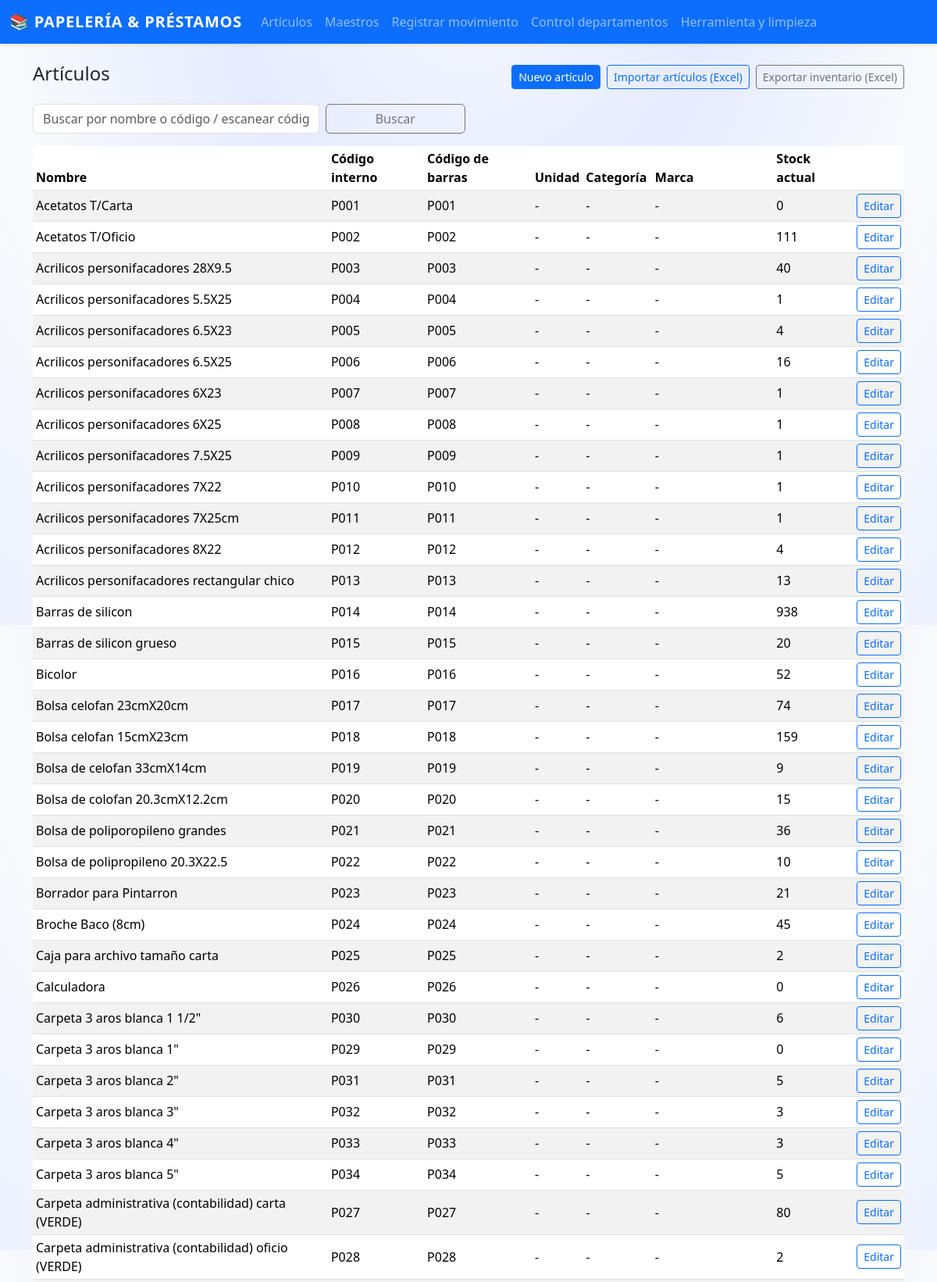
/articulos (upper part), run on the app's committed database.
### app.py (models this page shows, shortened)
class Articulo(db.Model):
    id = db.Column(db.Integer, primary_key=True)
    nombre = db.Column(db.String(150), nullable=False)
    codigo_interno = db.Column(db.String(50), unique=True, nullable=True)
    codigo_barras = db.Column(db.String(80), unique=True, nullable=True)
    unidad = db.Column(db.String(30), nullable=True)
    categoria = db.Column(db.String(80), nullable=True)
    marca = db.Column(db.String(80), nullable=True)
    stock_actual = db.Column(db.Integer, default=0, nullable=False)
    movimientos = db.relationship("Movimiento", backref="articulo", lazy=True)

### app.py (the view)
@app.route("/articulos")
def listar_articulos():
    q = request.args.get("q", "").strip()
    if q:
        termino = f"%{q}%"
        articulos = Articulo.query.filter(
            db.or_(
                Articulo.nombre.ilike(termino),
                Articulo.codigo_interno.ilike(termino),
                Articulo.codigo_barras.ilike(termino),
            )
        ).all()
    else:
        articulos = Articulo.query.order_by(Articulo.nombre).all()
    return render_template("articulos.html", articulos=articulos, q=q)

### templates/articulos.html (shortened to what this page needs)
{% extends "base.html" %}
{% block content %}
<div class="d-flex justify-content-between align-items-center mb-3">
  <h4>Artículos</h4>
  <div class="d-flex gap-2 flex-wrap">
    <a href="{{ url_for('nuevo_articulo') }}" class="btn btn-primary btn-sm">Nuevo artículo</a>
    <a href="{{ url_for('importar_articulos_excel') }}" class="btn btn-outline-primary btn-sm">
      Importar artículos (Excel)
    </a>
    <a href="{{ url_for('export_inventario') }}" class="btn btn-outline-secondary btn-sm">
      Exportar inventario (Excel)
    </a>
  </div>
</div>
<form method="get" class="row g-2 mb-3">
  <div class="col-md-4">
    <input
      type="text"
      name="q"
      value="{{ q }}"
      class="form-control"
      placeholder="Buscar por nombre o código / escanear código de barras"
      autofocus
    />
  </div>
  <div class="col-md-2">
    <button type="submit" class="btn btn-outline-secondary w-100">Buscar</button>
  </div>
</form>
<div class="table-responsive">
  <table class="table table-striped table-sm align-middle">
    <thead>
      <tr>
        <th>Nombre</th>
        <th>Código interno</th>
        <th>Código de barras</th>
        <th>Unidad</th>
        <th>Categoría</th>
        <th>Marca</th>
        <th>Stock actual</th>
        <th></th>
      </tr>
    </thead>
    <tbody>
      {% for a in articulos %}
      <tr>
        <td>{{ a.nombre }}</td>
        <td>{{ a.codigo_interno or "-" }}</td>
        <td>{{ a.codigo_barras or "-" }}</td>
        <td>{{ a.unidad or "-" }}</td>
        <td>{{ a.categoria or "-" }}</td>
        <td>{{ a.marca or "-" }}</td>
        <td>{{ a.stock_actual }}</td>
        <td>
          <a
            href="{{ url_for('editar_articulo', articulo_id=a.id) }}"
            class="btn btn-sm btn-outline-primary"
            >Editar</a
          >
        </td>
      </tr>
      {% else %}
      <tr>
        <td colspan="8" class="text-center text-muted">
          No hay artículos registrados todavía.
        </td>
      </tr>
      {% endfor %}
    </tbody>
  </table>
</div>
{% endblock %}

### templates/base.html (style rules this page uses)
body { background: radial-gradient(circle at top, #f4f7ff 0, #e6ecff 30%, #f8fafc 60%, #edf2ff 100%); min-height: 100vh; font-family: system-ui, -apple-system, BlinkMacSystemFont, "Segoe UI", sans-serif; }
.table { background-color: #ffffff; }
.table thead { background: linear-gradient(90deg, #eef2ff, #e0f2fe); }

### data on the page
Articulo: nombre "Acetatos T/Carta", codigo_interno "P001", codigo_barras "P001", unidad "-", categoria "-", marca "-", stock_actual "0"
Articulo: nombre "Acetatos T/Oficio", codigo_interno "P002", codigo_barras "P002", unidad "-", categoria "-", marca "-", stock_actual "111"
Articulo: nombre "Acrilicos personifacadores 28X9.5", codigo_interno "P003", codigo_barras "P003", unidad "-", categoria "-", marca "-", stock_actual "40"
Articulo: nombre "Acrilicos personifacadores 5.5X25", codigo_interno "P004", codigo_barras "P004", unidad "-", categoria "-", marca "-", stock_actual "1"
Articulo: nombre "Acrilicos personifacadores 6.5X23", codigo_interno "P005", codigo_barras "P005", unidad "-", categoria "-", marca "-", stock_actual "4"
Articulo: nombre "Acrilicos personifacadores 6.5X25", codigo_interno "P006", codigo_barras "P006", unidad "-", categoria "-", marca "-", stock_actual "16"
Articulo: nombre "Acrilicos personifacadores 6X23", codigo_interno "P007", codigo_barras "P007", unidad "-", categoria "-", marca "-", stock_actual "1"
Articulo: nombre "Acrilicos personifacadores 6X25", codigo_interno "P008", codigo_barras "P008", unidad "-", categoria "-", marca "-", stock_actual "1"
Articulo: nombre "Acrilicos personifacadores 7.5X25", codigo_interno "P009", codigo_barras "P009", unidad "-", categoria "-", marca "-", stock_actual "1"
Articulo: nombre "Acrilicos personifacadores 7X22", codigo_interno "P010", codigo_barras "P010", unidad "-", categoria "-", marca "-", stock_actual "1"
Articulo: nombre "Acrilicos personifacadores 7X25cm", codigo_interno "P011", codigo_barras "P011", unidad "-", categoria "-", marca "-", stock_actual "1"
Articulo: nombre "Acrilicos personifacadores 8X22", codigo_interno "P012", codigo_barras "P012", unidad "-", categoria "-", marca "-", stock_actual "4"
Articulo: nombre "Acrilicos personifacadores rectangular chico", codigo_interno "P013", codigo_barras "P013", unidad "-", categoria "-", marca "-", stock_actual "13"
Articulo: nombre "Barras de silicon", codigo_interno "P014", codigo_barras "P014", unidad "-", categoria "-", marca "-", stock_actual "938"
Articulo: nombre "Barras de silicon grueso", codigo_interno "P015", codigo_barras "P015", unidad "-", categoria "-", marca "-", stock_actual "20"
Articulo: nombre "Bicolor", codigo_interno "P016", codigo_barras "P016", unidad "-", categoria "-", marca "-", stock_actual "52"
Articulo: nombre "Bolsa celofan 23cmX20cm", codigo_interno "P017", codigo_barras "P017", unidad "-", categoria "-", marca "-", stock_actual "74"
Articulo: nombre "Bolsa celofan 15cmX23cm", codigo_interno "P018", codigo_barras "P018", unidad "-", categoria "-", marca "-", stock_actual "159"
Articulo: nombre "Bolsa de celofan 33cmX14cm", codigo_interno "P019", codigo_barras "P019", unidad "-", categoria "-", marca "-", stock_actual "9"
Articulo: nombre "Bolsa de colofan 20.3cmX12.2cm", codigo_interno "P020", codigo_barras "P020", unidad "-", categoria "-", marca "-", stock_actual "15"
Articulo: nombre "Bolsa de poliporopileno grandes", codigo_interno "P021", codigo_barras "P021", unidad "-", categoria "-", marca "-", stock_actual "36"
Articulo: nombre "Bolsa de polipropileno 20.3X22.5", codigo_interno "P022", codigo_barras "P022", unidad "-", categoria "-", marca "-", stock_actual "10"
Articulo: nombre "Borrador para Pintarron", codigo_interno "P023", codigo_barras "P023", unidad "-", categoria "-", marca "-", stock_actual "21"
Articulo: nombre "Broche Baco (8cm)", codigo_interno "P024", codigo_barras "P024", unidad "-", categoria "-", marca "-", stock_actual "45"
Articulo: nombre "Caja para archivo tamaño carta", codigo_interno "P025", codigo_barras "P025", unidad "-", categoria "-", marca "-", stock_actual "2"
Articulo: nombre "Calculadora", codigo_interno "P026", codigo_barras "P026", unidad "-", categoria "-", marca "-", stock_actual "0"
Articulo: nombre "Carpeta 3 aros blanca 1 1/2\"", codigo_interno "P030", codigo_barras "P030", unidad "-", categoria "-", marca "-", stock_actual "6"
Articulo: nombre "Carpeta 3 aros blanca 1\"", codigo_interno "P029", codigo_barras "P029", unidad "-", categoria "-", marca "-", stock_actual "0"
Articulo: nombre "Carpeta 3 aros blanca 2\"", codigo_interno "P031", codigo_barras "P031", unidad "-", categoria "-", marca "-", stock_actual "5"
Articulo: nombre "Carpeta 3 aros blanca 3\"", codigo_interno "P032", codigo_barras "P032", unidad "-", categoria "-", marca "-", stock_actual "3"
Articulo: nombre "Carpeta 3 aros blanca 4\"", codigo_interno "P033", codigo_barras "P033", unidad "-", categoria "-", marca "-", stock_actual "3"
Articulo: nombre "Carpeta 3 aros blanca 5\"", codigo_interno "P034", codigo_barras "P034", unidad "-", categoria "-", marca "-", stock_actual "5"
Articulo: nombre "Carpeta administrativa (contabilidad) carta (VERDE)", codigo_interno "P027", codigo_barras "P027", unidad "-", categoria "-", marca "-", stock_actual "80"
Articulo: nombre "Carpeta administrativa (contabilidad) oficio (VERDE)", codigo_interno "P028", codigo_barras "P028", unidad "-", categoria "-", marca "-", stock_actual "2"
